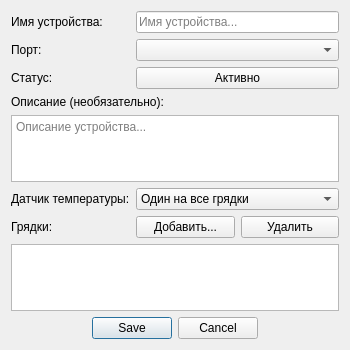
<?xml version="1.0" encoding="UTF-8"?>
<ui version="4.0">
 <class>DeviceDialog</class>
 <widget class="QDialog" name="DeviceDialog">
  <property name="geometry">
   <rect>
    <x>0</x>
    <y>0</y>
    <width>350</width>
    <height>350</height>
   </rect>
  </property>
  <property name="minimumSize">
   <size>
    <width>350</width>
    <height>350</height>
   </size>
  </property>
  <property name="windowTitle">
   <string>Устройство</string>
  </property>
  <layout class="QGridLayout" name="gridLayout">
   <item row="5" column="1">
    <widget class="QComboBox" name="cbbTempMode">
     <item>
      <property name="text">
       <string>Один на все грядки</string>
      </property>
     </item>
     <item>
      <property name="text">
       <string>По каждому на грядку</string>
      </property>
     </item>
    </widget>
   </item>
   <item row="8" column="0" colspan="2">
    <widget class="QListWidget" name="liwPlants"/>
   </item>
   <item row="0" column="0">
    <widget class="QLabel" name="label">
     <property name="text">
      <string>Имя устройства:</string>
     </property>
    </widget>
   </item>
   <item row="7" column="1">
    <layout class="QHBoxLayout" name="horizontalLayout">
     <item>
      <widget class="QPushButton" name="btnAddPlant">
       <property name="text">
        <string>Добавить...</string>
       </property>
      </widget>
     </item>
     <item>
      <widget class="QPushButton" name="btnRmvPlant">
       <property name="text">
        <string>Удалить</string>
       </property>
      </widget>
     </item>
    </layout>
   </item>
   <item row="0" column="1">
    <widget class="QLineEdit" name="lneDeviceName">
     <property name="placeholderText">
      <string>Имя устройства...</string>
     </property>
    </widget>
   </item>
   <item row="5" column="0">
    <widget class="QLabel" name="label_4">
     <property name="text">
      <string>Датчик температуры:</string>
     </property>
    </widget>
   </item>
   <item row="1" column="0">
    <widget class="QLabel" name="label_2">
     <property name="text">
      <string>Порт:</string>
     </property>
    </widget>
   </item>
   <item row="7" column="0">
    <widget class="QLabel" name="label_5">
     <property name="text">
      <string>Грядки:</string>
     </property>
    </widget>
   </item>
   <item row="1" column="1">
    <widget class="QComboBox" name="cbbPort"/>
   </item>
   <item row="3" column="0" colspan="2">
    <widget class="QLabel" name="label_3">
     <property name="text">
      <string>Описание (необязательно):</string>
     </property>
    </widget>
   </item>
   <item row="4" column="0" colspan="2">
    <widget class="QPlainTextEdit" name="pteDeviceDesc">
     <property name="placeholderText">
      <string>Описание устройства...</string>
     </property>
    </widget>
   </item>
   <item row="9" column="0" colspan="2">
    <widget class="QDialogButtonBox" name="buttonBox">
     <property name="orientation">
      <enum>Qt::Horizontal</enum>
     </property>
     <property name="standardButtons">
      <set>QDialogButtonBox::Cancel|QDialogButtonBox::Save</set>
     </property>
     <property name="centerButtons">
      <bool>true</bool>
     </property>
    </widget>
   </item>
   <item row="2" column="0">
    <widget class="QLabel" name="label_6">
     <property name="text">
      <string>Статус:</string>
     </property>
    </widget>
   </item>
   <item row="2" column="1">
    <widget class="QPushButton" name="btnStatus">
     <property name="text">
      <string>Активно</string>
     </property>
     <property name="checkable">
      <bool>true</bool>
     </property>
    </widget>
   </item>
  </layout>
 </widget>
 <resources/>
 <connections>
  <connection>
   <sender>buttonBox</sender>
   <signal>accepted()</signal>
   <receiver>DeviceDialog</receiver>
   <slot>accept()</slot>
   <hints>
    <hint type="sourcelabel">
     <x>229</x>
     <y>324</y>
    </hint>
    <hint type="destinationlabel">
     <x>157</x>
     <y>274</y>
    </hint>
   </hints>
  </connection>
  <connection>
   <sender>buttonBox</sender>
   <signal>rejected()</signal>
   <receiver>DeviceDialog</receiver>
   <slot>reject()</slot>
   <hints>
    <hint type="sourcelabel">
     <x>297</x>
     <y>330</y>
    </hint>
    <hint type="destinationlabel">
     <x>286</x>
     <y>274</y>
    </hint>
   </hints>
  </connection>
 </connections>
</ui>
